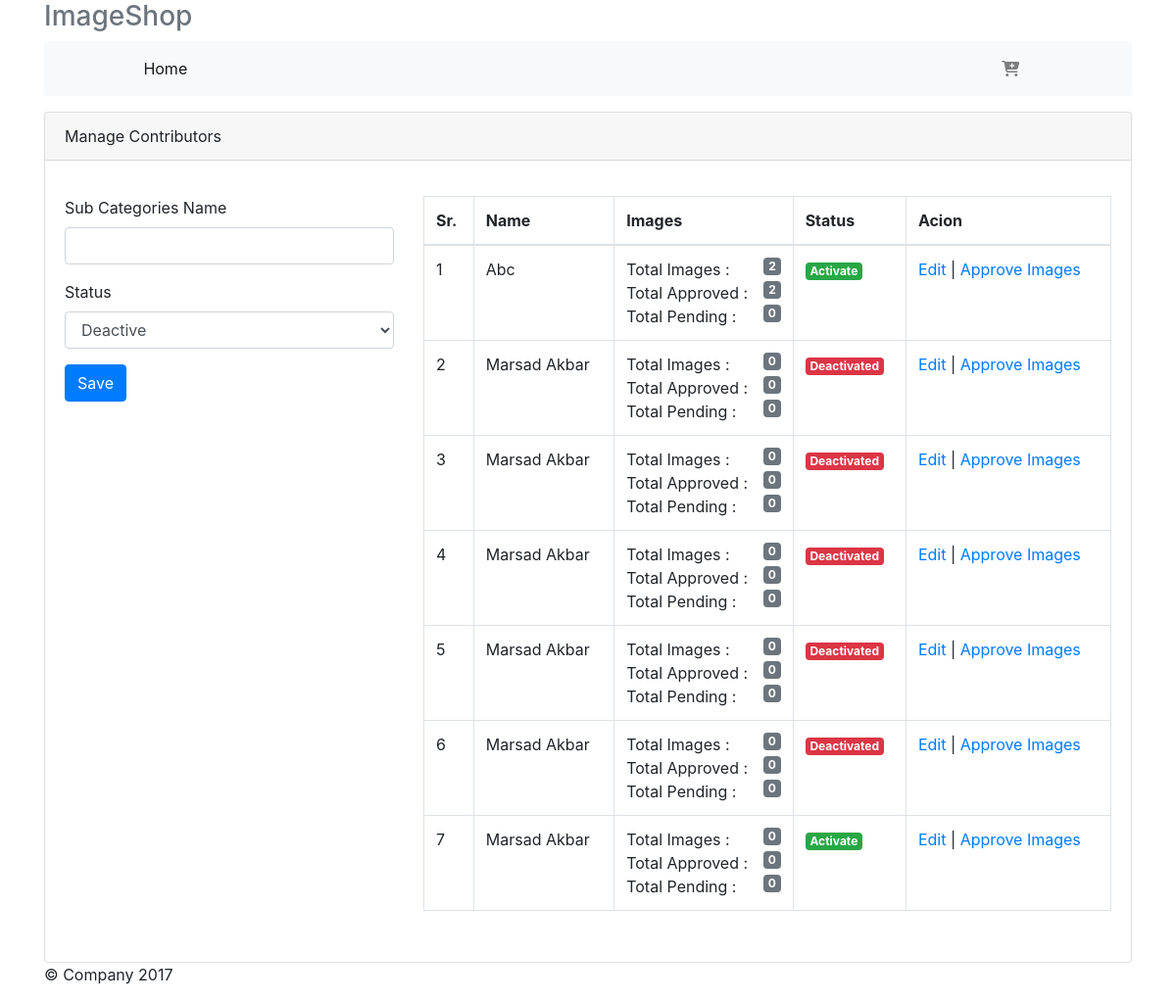
Screenshot of /index.php?nav=contributors with the database file from the repository.
### tables this page shows
CREATE TABLE `contributors` (
  `contr_id` int(11) NOT NULL,
  `contr_name` varchar(255) NOT NULL,
  `contr_email` varchar(255) NOT NULL,
  `contr_pass` varchar(255) NOT NULL,
  `contr_otp` varchar(255) NOT NULL,
  `contr_img` text NOT NULL,
  `contr_country` text NOT NULL,
  `contr_age` text NOT NULL,
  `contr_desc` text NOT NULL,
  `contr_sts` int(11) NOT NULL,
  `contr_timestamp` timestamp NOT NULL DEFAULT current_timestamp()
);

### admin/pages/contributors.php (the view, shortened to what this page needs)
<div class="card">
	<div class="card-header">Manage Contributors</div>
	<div class="card-body">
		<p class="card-text">
			<div class="row">
				<div class="col-sm-4">
					<?php
						@$id = $_GET['contr_id'];
						$fetchContr = fetchRecord($dbc, "contributors", "contr_id", $id);
					?>
					<form action="" method="POST" role="form">
						<div class="form-group">
							<label for="">Sub Categories Name</label>
							<input type="text" value="<?=@$fetchContr['contr_name']?>" class="form-control" name="contr_update_name" required="">
						</div>
						<div class="form-group">
							<label for="">Status</label>
							<select name="contr_update_sts" class="form-control" required="required">
								<option <?php if(@$fetchContr['contr_sts'] == 0) {?> <?php echo "selected";?> <?php }?> value="0">Deactive</option>
							</select>
						</div>
						<button type="submit" name="sub_cate_subByAdmin" class="btn btn-primary">Save</button>
					</form>
				</div>
				<div class="col-sm-8">
					<table class="table table-bordered">
						<thead>
							<tr>
								<th>Sr.</th>
								<th>Name</th>
								<th>Images</th>
								<th>Status</th>
								<th>Acion</th>
							</tr>
						</thead>
						<tbody>
							<?php
								$x = 1;
								$q = get($dbc,"contributors");
								while ($r = mysqli_fetch_assoc($q)):?>
							<tr>
								<td><?=$x?></td>
								<td class="text-capitalize"><?=$r['contr_name']?></td>
								<td>
Total Images : <span class="badge badge-secondary float-right"><?=$a = countWhen($dbc, "images", "contr_id", $r['contr_id']);?></span><br>
Total Approved : <span class="badge badge-secondary float-right"><?=countWhens($dbc, "images", "contr_id", $r['contr_id'], "img_sts", 1);?></span><br>Total Pending : <span class="badge badge-secondary float-right"><?=countWhens($dbc, "images", "contr_id", $r['contr_id'], "img_sts", 0);?></span>
								</td>
								<td><?=isActive($r['contr_sts'])?></td>
								<td>
						<a href="index.php?nav=contributors&contr_id=<?=$r['contr_id']?>" class="text-primary" class="approveImages" id="">Edit</a> |
						<a href="index.php?nav=add_images&contr_id=<?=$r['contr_id']?>" class="text-primary" class="approveImages" id="">Approve Images</a>
								</td>
							</tr>
							<?php
								$x++;
								endwhile;
							?>
						</tbody>
					</table>
				</div>
			</div>
		</p>
	</div>
</div>

### connect/db.php (shortened to what this page needs)
<?php function isActive($data){
  return ($data==1)?'<span class="badge badge-success">Activate</span>':'<span class="badge badge-danger">Deactivated</span>';
} ?>
<?php
function get($dbc,$table){
return mysqli_query($dbc,"SELECT * FROM $table");
}
?>
<?php
function fetchRecord($dbc,$table,$fld,$data){
return  mysqli_fetch_assoc(mysqli_query($dbc,"SELECT * FROM $table WHERE $fld='$data'"));
} ?>
<?php
function countWhen($dbc,$table,$fld,$data){
return  mysqli_num_rows(mysqli_query($dbc,"SELECT * FROM $table WHERE $fld='$data'"));
} ?>
<?php
function countWhens($dbc,$table,$fld1,$data1,$fld2,$data2){
return  mysqli_num_rows(mysqli_query($dbc,"SELECT * FROM $table WHERE $fld1='$data1' AND $fld2='$data2'"));
} ?>

### rows the page displays
contributors: contr_name "Abc", contr_id "2", contr_id "0", contr_sts "Activate"
contributors: contr_name "Marsad Akbar", contr_id "0", contr_sts "Deactivated"
contributors: contr_name "Marsad Akbar", contr_id "0", contr_sts "Deactivated"
contributors: contr_name "Marsad Akbar", contr_id "0", contr_sts "Deactivated"
contributors: contr_name "Marsad Akbar", contr_id "0", contr_sts "Deactivated"
contributors: contr_name "Marsad Akbar", contr_id "0", contr_sts "Deactivated"
contributors: contr_name "Marsad Akbar", contr_id "0", contr_sts "Activate"
